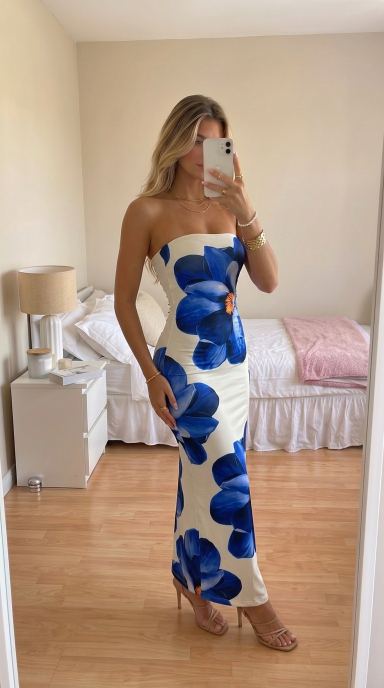
#> input picture 2026-10-30/originais/p1a_a.jpg, 768 x 1376 px (shown at 1/2 size)
$ python -i montar_dia.py   (imports and definitions only)
#> lines starting #> are read from the running program, lines starting #| are printed output that depends on the picture
"""Monta TikTok 9:16 (postN-i.jpg), Instagram 4:5 (igrN-i.jpg) e pins (postN-i-pin.jpg).
Aceita slides de texto e uma 2a chamada (cta2) numa foto. Código só se preenchido.
Uso: python3 montar_dia.py pasta_do_dia [saida]
"""
import json, os, subprocess, sys, tempfile
from PIL import Image
sys.path.insert(0, os.path.dirname(os.path.abspath(__file__)))
import arte
T = os.path.dirname(os.path.abspath(__file__))
# [1 line that did not run here, left out]
# [1 line not run here, left out]
# [1 line that did not run here, left out]

def ig_crop(src, dst):
#> called with src = '../2026-10-30/originais/p1a_a.jpg', dst = 'out.png'
    im = Image.open(src).convert("RGB"); W, H = im.size; h = round(W * 5 / 4)
#> in ig_crop, im is the input picture: PIL image 768x1376 RGB; mean R, G, B 176.2, 153, 135.9
#> after `W, H = im.size`: W = 768; H = 1376
#> after `h = round(W * 5 / 4)`: h = 960
    y0 = min(round(0.105 * H), H - h)
#> y0 = 144
    im.crop((0, y0, W, y0 + h)).resize((1080, 1350), Image.LANCZOS).save(dst, quality=95)
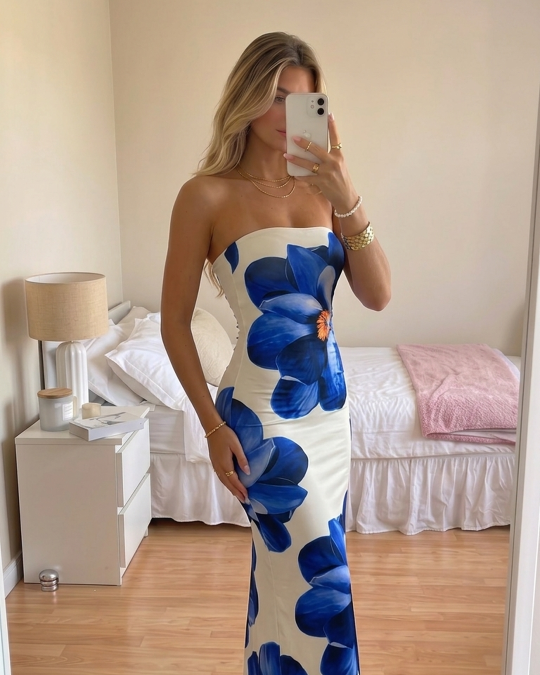
#> saved as out.png: PIL image 1080x1350 RGB (shown at 1/2 size); mean R, G, B 175.2, 155.2, 141.7

# [36 lines not run here, left out]

>>> result = ig_crop('../2026-10-30/originais/p1a_a.jpg', 'out.png')

$ run again, on 2026-10-30/originais/p2a_a.jpg
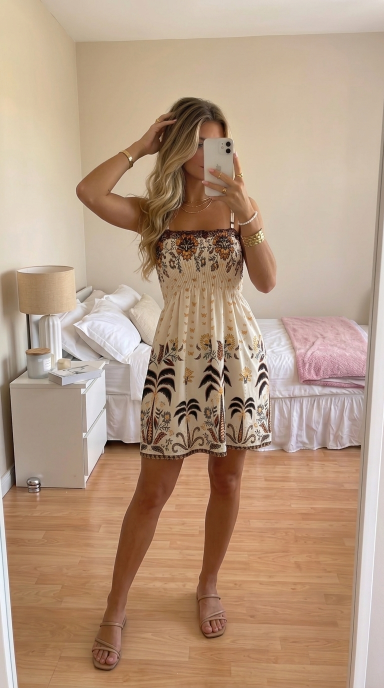
#> input picture 2026-10-30/originais/p2a_a.jpg, 768 x 1376 px (shown at 1/2 size)
#> in ig_crop, im is the input picture: PIL image 768x1376 RGB; mean R, G, B 181.2, 153.6, 131
#> in ig_crop, `im.crop((0, y0, W, y0 + h)).resize((1080, 1350), Image.LANCZOS).save(d..`:
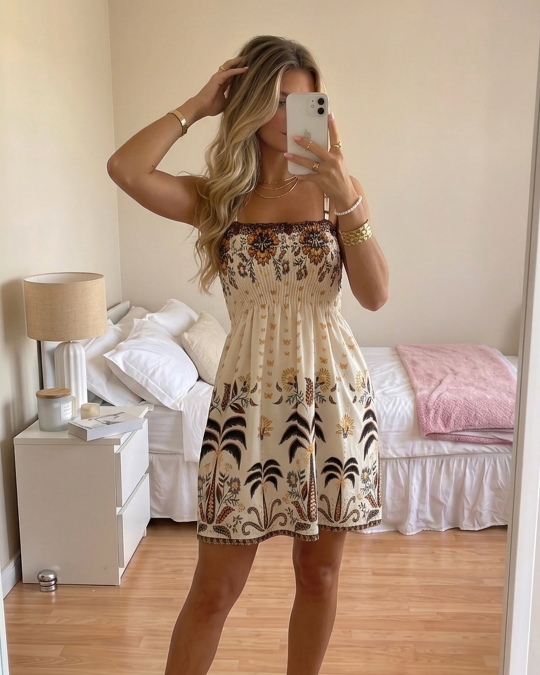
#> saved as out.png: PIL image 1080x1350 RGB (shown at 1/2 size); mean R, G, B 179.5, 154.4, 134.2

$ run again, on 2026-10-30/originais/p2a_b.jpg
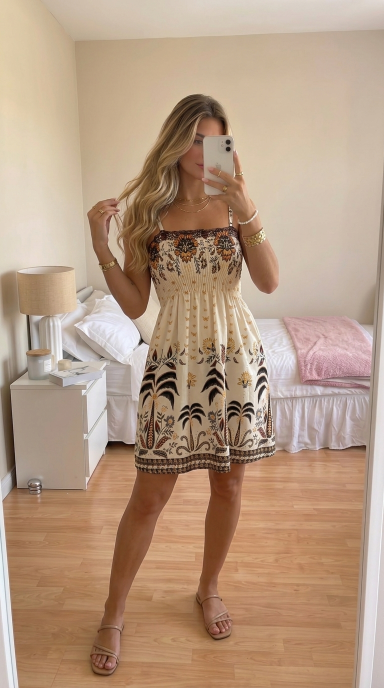
#> input picture 2026-10-30/originais/p2a_b.jpg, 768 x 1376 px (shown at 1/2 size)
#> in ig_crop, im is the input picture: PIL image 768x1376 RGB; mean R, G, B 181.2, 153.5, 130.6
#> in ig_crop, `im.crop((0, y0, W, y0 + h)).resize((1080, 1350), Image.LANCZOS).save(d..`:
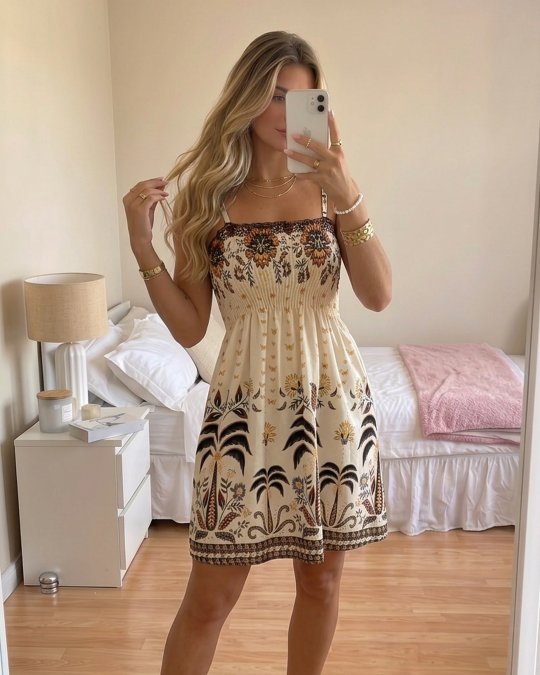
#> saved as out.png: PIL image 1080x1350 RGB (shown at 1/2 size); mean R, G, B 179.5, 154.3, 133.6
